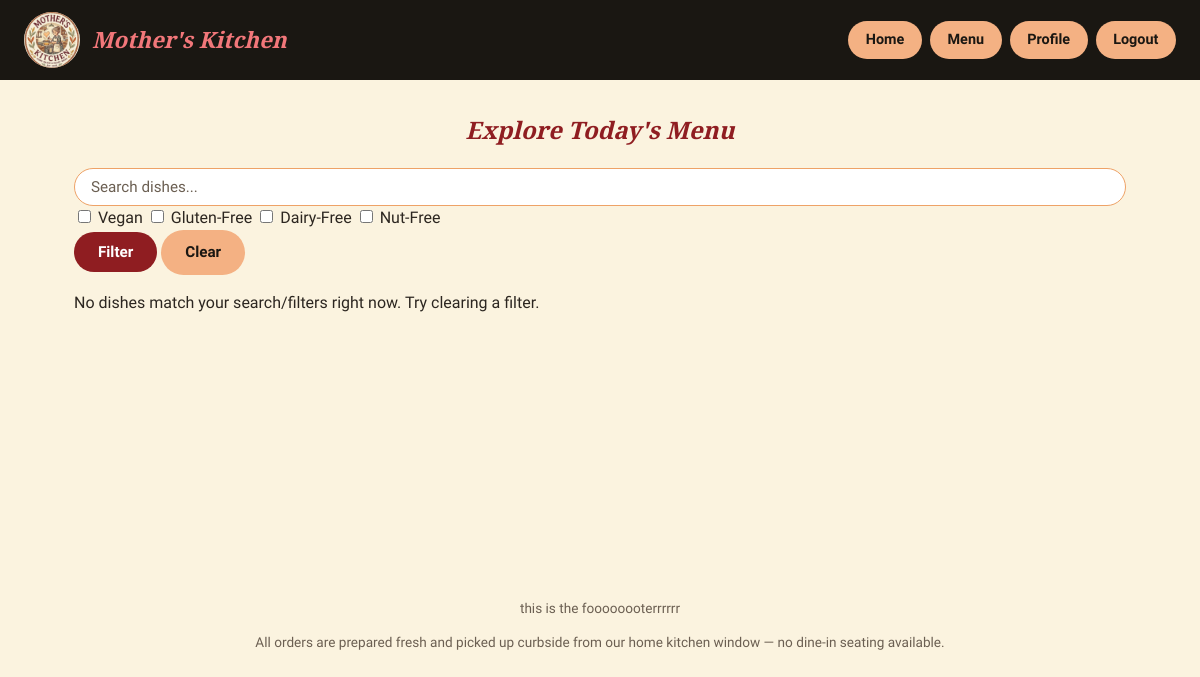
The app's page /menu (signed in), older data.
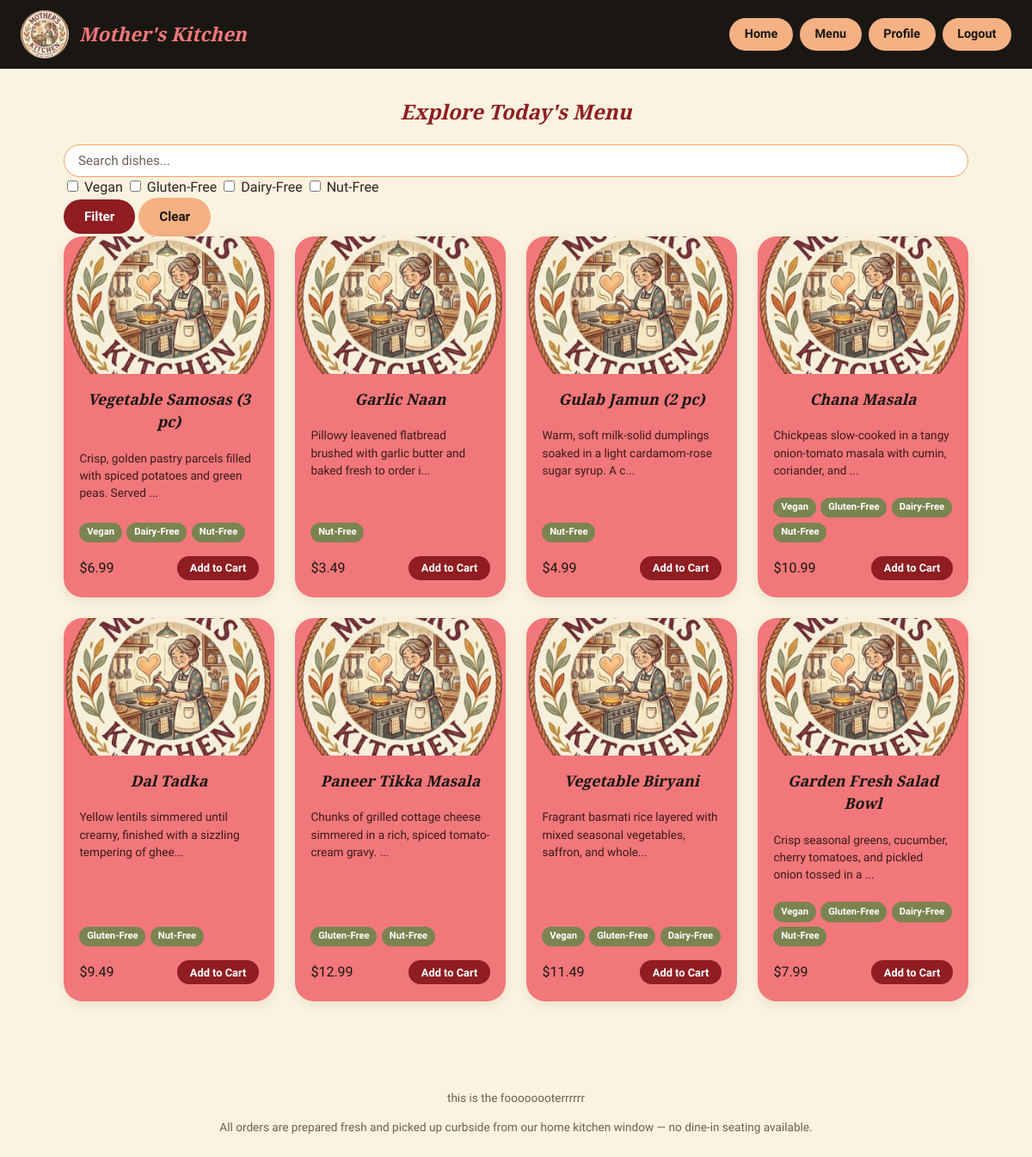
The same page, newer data.
### models.py (models this page shows)
class MenuItem(db.Model):
    __tablename__ = "menu_items"
    id = db.Column(db.Integer, primary_key=True)
    name = db.Column(db.String(120), nullable=False)
    description = db.Column(db.Text, nullable=False)
    price = db.Column(db.Float, nullable=False)
    category = db.Column(db.String(60), nullable=False, default="Main")
    image_url = db.Column(db.String(500), nullable=False)
    is_vegan = db.Column(db.Boolean, default=False, nullable=False)
    is_gluten_free = db.Column(db.Boolean, default=False, nullable=False)
    is_dairy_free = db.Column(db.Boolean, default=False, nullable=False)
    is_nut_free = db.Column(db.Boolean, default=False, nullable=False)
    is_available = db.Column(db.Boolean, default=True, nullable=False)
    created_at = db.Column(db.DateTime, default=datetime.utcnow)

### app.py (the view)
@app.route("/menu")
@login_required
def menu():
    query_text = request.args.get("q", "").strip()
    selected_diets = request.args.getlist("diet")
    items_query = MenuItem.query.filter_by(is_available=True)
    if query_text:
        like_pattern = f"%{query_text}%"
        items_query = items_query.filter(
            db.or_(MenuItem.name.ilike(like_pattern), MenuItem.description.ilike(like_pattern))
        )
    diet_column_map = {
        "vegan": MenuItem.is_vegan,
        "gluten_free": MenuItem.is_gluten_free,
        "dairy_free": MenuItem.is_dairy_free,
        "nut_free": MenuItem.is_nut_free,
    }
    for diet in selected_diets:
        column = diet_column_map.get(diet)
        if column is not None:
            items_query = items_query.filter(column.is_(True))
    items = items_query.order_by(MenuItem.category, MenuItem.name).all()
    return render_template("menu.html", items=items, query_text=query_text, selected_diets=selected_diets)

### app.py (called while the page is built)
def login_required(view_function):
    @wraps(view_function)
    def wrapper(*args, **kwargs):
        if "user_id" not in session:
            flash("Please log in to continue.", "error")
            return redirect(url_for("login"))
        return view_function(*args, **kwargs)
    return wrapper

### templates/menu.html (shortened to what this page needs)
{% extends "base.html" %}
{% block content %}
<section class="menu-page">
    <h1>Explore Today's Menu</h1>
        <form method="GET" action="{{ url_for('menu') }}" class="menu-filter-form">
            <input type="text" name="q" value="{{ query_text }}" placeholder="Search dishes..." class="search-input">
            <div class="diet-badges">
                {% set diet_options = [('vegan', 'Vegan'), ('gluten_free', 'Gluten-Free'), ('dairy_free', 'Dairy-Free'), ('nut_free', 'Nut-Free')] %}
                {% for value, label in diet_options %}
                    <label class="badge-checkbox">
                        <input type="checkbox" name="diet" value="{{ value }}" {% if value in selected_diets %}checked{% endif %}>
                        <span>{{ label }}</span>
                    </label>
                {% endfor %}
            </div>
            <button type="submit" class="btn btn-primary">Filter</button>
            <a href="{{ url_for('menu') }}" class="btn btn-outline">Clear</a>
        </form>
    {% if items %}
        <div class="menu-grid">
            {% for item in items %}
                <div class="menu-card">
                    <a href="{{ url_for('item_detail', item_id=item.id) }}">
                        <img src="{{ item.image_url }}" alt="{{ item.name }}" class="menu-card-img"
                             onerror="this.src='{{ url_for('static', filename='images/logo.png') }}'">
                    </a>
                    <div class="menu-card-body">
                        <h3><a href="{{ url_for('item_detail', item_id=item.id) }}">{{ item.name }}</a></h3>
                        <p class="menu-card-desc">{{ item.description[:80] }}{% if item.description|length > 80 %}...{% endif %}</p>
                        <div class="badge-row">
                            {% if item.is_vegan %}<span class="diet-badge">Vegan</span>{% endif %}
                            {% if item.is_gluten_free %}<span class="diet-badge">Gluten-Free</span>{% endif %}
                            {% if item.is_dairy_free %}<span class="diet-badge">Dairy-Free</span>{% endif %}
                            {% if item.is_nut_free %}<span class="diet-badge">Nut-Free</span>{% endif %}
                        </div>
                        <div class="menu-card-footer">
                            <span class="price">${{ "%.2f"|format(item.price) }}</span>
                            <form method="POST" action="{{ url_for('add_to_cart', item_id=item.id) }}">
                                <button type="submit" class="btn btn-small btn-primary">Add to Cart</button>
                            </form>
                        </div>
                    </div>
                </div>
            {% endfor %}
        </div>
    {% else %}
        <p class="empty-state">No dishes match your search/filters right now. Try clearing a filter.</p>
    {% endif %}
</section>
{% endblock %}

### templates/base.html (shortened to what this page needs)
<!DOCTYPE html>
<html lang="en">
<head>
    <link rel="stylesheet" href="{{ url_for('static', filename='css/style.css') }}">
</head>
<body>
<header class="site-header">
    <div class="header-inner">
        <a href="{{ url_for('home2') }}" class="logo-link">
            <img src="{{ url_for('static', filename='images/logo.png') }}" alt="Mother's Kitchen logo" class="logo-img">
            <span class="brand-name">Mother's Kitchen</span>
        </a>
        <nav class="main-nav">
            {% if session.get('account_type') == 'admin' %}
                <a href="{{ url_for('admin_home') }}">Home</a>
                <a href="{{ url_for('admin_menu') }}">Menu</a>
                <a href="{{ url_for('admin_profile') }}">Profile</a>
                <a href="{{ url_for('logout') }}">Logout</a>
            {% elif session.get('account_type') == 'customer' %}
                <a href="{{ url_for('track') }}">Track Order</a>
                <a href="{{ url_for('home2') }}">Home</a>
                <a href="{{ url_for('cart') }}">Cart</a>
                <a href="{{ url_for('profile') }}">Profile</a>
                <a href="{{ url_for('logout') }}">Logout</a>
            {% else %}
                <a href="{{ url_for('home') }}">Home</a>
                <a href="{{ url_for('login') }}" class="btn btn-outline">Customer Login</a>
                <a href="{{ url_for('login') }}?admin=1" class="btn btn-outline">Admin Login</a>
            {% endif %}
        </nav>
    </div>
</header>
<main class="site-main">
    {% block content %}{% endblock %}
</main>
<footer class="site-footer">
    <p>this is the foooooooterrrrrr</p>
    <p>All orders are prepared fresh and picked up curbside from our home kitchen window &mdash; no dine-in seating available.</p>
</footer>
</body>
</html>

### static/css/style.css (style rules this page uses)
:root { --color-cream: #fbf3df; --color-black: #1a1712; --color-coral: #f2777a; --color-coral-dark: #e6595d; --color-peach: #f4b183; --color-peach-dark: #eea267; --color-maroon: #8f1d21; --color-maroon-dark: #711519; --color-olive: #7a8450; --color-text: #2c2620; --color-text-light: #6b5f52; --color-white: #ffffff; --font-display: 'Playfair Display', Georgia, serif; --font-body: 'Nunito Sans', -apple-system, BlinkMacSystemFont, 'Segoe UI', sans-serif; --radius-md: 14px; --radius-lg: 22px; --shadow-soft: 0 4px 14px rgba(26, 23, 18, 0.08); }
* { box-sizing: border-box; }
body { margin: 0; font-family: var(--font-body); background: var(--color-cream); color: var(--color-text); line-height: 1.5; }
h1, h2, h3 { text-align: center; font-family: var(--font-display); font-style: italic; font-weight: 600; color: var(--color-maroon); margin-top: 0; }
a { color: var(--color-maroon); text-decoration: none; }
.site-header { background: var(--color-black); padding: 0.75rem 1.5rem; }
.header-inner { max-width: 1200px; margin: 0 auto; display: flex; align-items: center; justify-content: space-between; flex-wrap: wrap; gap: 1rem; }
.logo-link { display: flex; align-items: center; gap: 0.75rem; }
.logo-img { height: 56px; width: 56px; border-radius: 50%; object-fit: cover; background: var(--color-cream); }
.brand-name { font-family: var(--font-display); font-style: italic; color: var(--color-coral); font-size: 1.4rem; font-weight: 600; }
.main-nav { display: flex; align-items: center; gap: 0.5rem; flex-wrap: wrap; }
.main-nav a { color: var(--color-cream); background: var(--color-peach); color: var(--color-black); padding: 0.5rem 1.1rem; border-radius: 999px; font-weight: 700; font-size: 0.9rem; position: relative; }
.site-main { max-width: 1100px; margin: 0 auto; padding: 2rem 1.5rem 4rem; min-height: 60vh; }
.site-footer { text-align: center; padding: 1.5rem; color: var(--color-text-light); font-size: 0.85rem; }
.btn { display: inline-block; padding: 0.7rem 1.5rem; border-radius: 999px; font-weight: 700; border: none; cursor: pointer; font-size: 0.95rem; font-family: var(--font-body); text-align: center; }
.btn-primary { background: var(--color-maroon); color: var(--color-white); }
.btn-outline { background: var(--color-peach); color: var(--color-black); }
.btn-small { padding: 0.4rem 0.9rem; font-size: 0.8rem; }
.search-input { width: 100%; padding: 0.55rem 2.5rem 0.55rem 1rem; font-family: var(--font-body); font-size: 0.95rem; color: var(--color-black); background-color: var(--color-white); border: 1.5px solid var(--color-peach-dark); border-radius: 999px; outline: none; transition: border-color 0.2s ease, box-shadow 0.2s ease; }
.search-input::placeholder { color: var(--color-text-light); }
.menu-grid { display: grid; grid-template-columns: repeat(auto-fill, minmax(240px, 1fr)); gap: 1.5rem; }
.menu-card { background: var(--color-coral); border-radius: var(--radius-lg); overflow: hidden; box-shadow: var(--shadow-soft); display: flex; flex-direction: column; }
.menu-card-img { width: 100%; height: 160px; object-fit: cover; display: block; }
.menu-card-body { padding: 1rem 1.15rem 1.25rem; color: var(--color-black); flex: 1; display: flex; flex-direction: column; }
.menu-card-body h3 { margin: 0 0 0.35rem; font-size: 1.1rem; }
.menu-card-body h3 a { color: var(--color-black); }
.menu-card-desc { font-size: 0.85rem; color: #3a1a1a; flex: 1; }
.badge-row { display: flex; flex-wrap: wrap; gap: 0.35rem; margin: 0.5rem 0; }
.diet-badge { background: var(--color-olive); color: var(--color-white); font-size: 0.7rem; font-weight: 700; padding: 0.2rem 0.55rem; border-radius: 999px; }
.menu-card-footer { display: flex; justify-content: space-between; align-items: center; margin-top: 0.5rem; }

Row changes from the older to the newer data that the page shows:
added MenuItem: name "Vegetable Samosas (3 pc)", description "Crisp, golden pastry parcels filled with spiced potatoes and green peas. Served", is_vegan "Vegan", is_dairy_free "Dairy-Free", is_nut_free "Nut-Free", price "6.99"
added MenuItem: name "Garlic Naan", description "Pillowy leavened flatbread brushed with garlic butter and baked fresh to order i", is_nut_free "Nut-Free", price "3.49"
added MenuItem: name "Gulab Jamun (2 pc)", description "Warm, soft milk-solid dumplings soaked in a light cardamom-rose sugar syrup. A c", is_nut_free "Nut-Free", price "4.99"
added MenuItem: name "Chana Masala", description "Chickpeas slow-cooked in a tangy onion-tomato masala with cumin, coriander, and", is_vegan "Vegan", is_gluten_free "Gluten-Free", is_dairy_free "Dairy-Free", is_nut_free "Nut-Free", price "10.99"
added MenuItem: name "Dal Tadka", description "Yellow lentils simmered until creamy, finished with a sizzling tempering of ghee", is_gluten_free "Gluten-Free", is_nut_free "Nut-Free", price "9.49"
added MenuItem: name "Paneer Tikka Masala", description "Chunks of grilled cottage cheese simmered in a rich, spiced tomato-cream gravy.", is_gluten_free "Gluten-Free", is_nut_free "Nut-Free", price "12.99"
added MenuItem: name "Vegetable Biryani", description "Fragrant basmati rice layered with mixed seasonal vegetables, saffron, and whole", is_vegan "Vegan", is_gluten_free "Gluten-Free", is_dairy_free "Dairy-Free", price "11.49"
added MenuItem: name "Garden Fresh Salad Bowl", description "Crisp seasonal greens, cucumber, cherry tomatoes, and pickled onion tossed in a", is_vegan "Vegan", is_gluten_free "Gluten-Free", is_dairy_free "Dairy-Free", is_nut_free "Nut-Free", price "7.99"
Text that changed along with them:
text no longer shown: "No dishes match your search/filters right now. Try clearing a filter."
